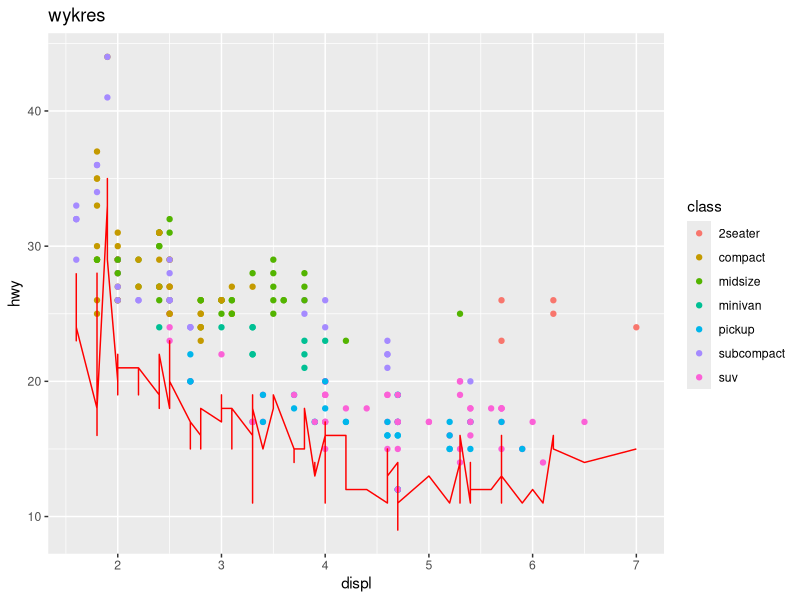

R code for this plot:
## ---- chunk 1
library(ggplot2)

mpg
ggplot(mpg) + geom_point(mapping = aes(x = displ, y = hwy, color=class)) + geom_line(mapping = aes(x = displ, y = cty), color="red") + labs(title="wykres")

